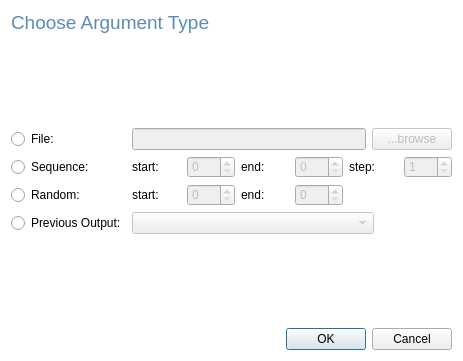
<?xml version="1.0" encoding="UTF-8"?>
<ui version="4.0">
 <class>Dialog</class>
 <widget class="QDialog" name="Dialog">
  <property name="geometry">
   <rect>
    <x>0</x>
    <y>0</y>
    <width>463</width>
    <height>361</height>
   </rect>
  </property>
  <property name="sizePolicy">
   <sizepolicy hsizetype="Preferred" vsizetype="Preferred">
    <horstretch>0</horstretch>
    <verstretch>0</verstretch>
   </sizepolicy>
  </property>
  <property name="maximumSize">
   <size>
    <width>500</width>
    <height>400</height>
   </size>
  </property>
  <property name="windowTitle">
   <string>Dialog</string>
  </property>
  <property name="autoFillBackground">
   <bool>false</bool>
  </property>
  <property name="styleSheet">
   <string notr="true">#Dialog {
background-color: white;
}

</string>
  </property>
  <layout class="QVBoxLayout" name="verticalLayout">
   <item>
    <widget class="QLabel" name="label">
     <property name="sizePolicy">
      <sizepolicy hsizetype="Preferred" vsizetype="Fixed">
       <horstretch>0</horstretch>
       <verstretch>0</verstretch>
      </sizepolicy>
     </property>
     <property name="text">
      <string>&lt;html&gt;&lt;head/&gt;&lt;body&gt;&lt;p&gt;&lt;span style=&quot; font-size:14pt; color:#5b8cb9;&quot;&gt;Choose Argument Type&lt;/span&gt;&lt;/p&gt;&lt;/body&gt;&lt;/html&gt;</string>
     </property>
    </widget>
   </item>
   <item>
    <spacer name="verticalSpacer">
     <property name="orientation">
      <enum>Qt::Vertical</enum>
     </property>
     <property name="sizeHint" stdset="0">
      <size>
       <width>20</width>
       <height>40</height>
      </size>
     </property>
    </spacer>
   </item>
   <item>
    <layout class="QGridLayout" name="gridLayout">
     <item row="0" column="0">
      <widget class="QRadioButton" name="radioButton">
       <property name="text">
        <string>File:</string>
       </property>
      </widget>
     </item>
     <item row="0" column="1" colspan="3">
      <layout class="QHBoxLayout" name="horizontalLayout">
       <item>
        <widget class="QLineEdit" name="lineEdit">
         <property name="enabled">
          <bool>false</bool>
         </property>
        </widget>
       </item>
       <item>
        <widget class="QPushButton" name="pushButton">
         <property name="enabled">
          <bool>false</bool>
         </property>
         <property name="text">
          <string>...browse</string>
         </property>
        </widget>
       </item>
      </layout>
     </item>
     <item row="1" column="0">
      <widget class="QRadioButton" name="radioButton_2">
       <property name="text">
        <string>Sequence:</string>
       </property>
      </widget>
     </item>
     <item row="1" column="1">
      <layout class="QHBoxLayout" name="horizontalLayout_2">
       <item>
        <widget class="QLabel" name="label_5">
         <property name="text">
          <string>start:</string>
         </property>
        </widget>
       </item>
       <item>
        <widget class="QSpinBox" name="spinBox">
         <property name="enabled">
          <bool>false</bool>
         </property>
        </widget>
       </item>
      </layout>
     </item>
     <item row="1" column="2">
      <layout class="QHBoxLayout" name="horizontalLayout_3">
       <item>
        <widget class="QLabel" name="label_6">
         <property name="text">
          <string>end:</string>
         </property>
        </widget>
       </item>
       <item>
        <widget class="QSpinBox" name="spinBox_2">
         <property name="enabled">
          <bool>false</bool>
         </property>
        </widget>
       </item>
      </layout>
     </item>
     <item row="1" column="3">
      <layout class="QHBoxLayout" name="horizontalLayout_4">
       <item>
        <widget class="QLabel" name="label_7">
         <property name="text">
          <string>step:</string>
         </property>
        </widget>
       </item>
       <item>
        <widget class="QSpinBox" name="spinBox_3">
         <property name="enabled">
          <bool>false</bool>
         </property>
         <property name="minimum">
          <number>1</number>
         </property>
        </widget>
       </item>
      </layout>
     </item>
     <item row="2" column="0">
      <widget class="QRadioButton" name="radioButton_3">
       <property name="text">
        <string>Random:</string>
       </property>
      </widget>
     </item>
     <item row="2" column="1">
      <layout class="QHBoxLayout" name="horizontalLayout_5">
       <item>
        <widget class="QLabel" name="label_8">
         <property name="text">
          <string>start:</string>
         </property>
        </widget>
       </item>
       <item>
        <widget class="QSpinBox" name="spinBox_4">
         <property name="enabled">
          <bool>false</bool>
         </property>
        </widget>
       </item>
      </layout>
     </item>
     <item row="2" column="2">
      <layout class="QHBoxLayout" name="horizontalLayout_6">
       <item>
        <widget class="QLabel" name="label_9">
         <property name="text">
          <string>end:</string>
         </property>
        </widget>
       </item>
       <item>
        <widget class="QSpinBox" name="spinBox_5">
         <property name="enabled">
          <bool>false</bool>
         </property>
        </widget>
       </item>
      </layout>
     </item>
     <item row="3" column="0">
      <widget class="QRadioButton" name="radioButton_4">
       <property name="text">
        <string>Previous Output:</string>
       </property>
      </widget>
     </item>
     <item row="3" column="1" colspan="3">
      <layout class="QHBoxLayout" name="horizontalLayout_7">
       <item>
        <widget class="QComboBox" name="select_prev_output">
         <property name="enabled">
          <bool>false</bool>
         </property>
        </widget>
       </item>
       <item>
        <spacer name="horizontalSpacer">
         <property name="orientation">
          <enum>Qt::Horizontal</enum>
         </property>
         <property name="sizeType">
          <enum>QSizePolicy::Fixed</enum>
         </property>
         <property name="sizeHint" stdset="0">
          <size>
           <width>78</width>
           <height>20</height>
          </size>
         </property>
        </spacer>
       </item>
      </layout>
     </item>
    </layout>
   </item>
   <item>
    <spacer name="verticalSpacer_2">
     <property name="orientation">
      <enum>Qt::Vertical</enum>
     </property>
     <property name="sizeHint" stdset="0">
      <size>
       <width>20</width>
       <height>39</height>
      </size>
     </property>
    </spacer>
   </item>
   <item>
    <widget class="QDialogButtonBox" name="buttonBox">
     <property name="orientation">
      <enum>Qt::Horizontal</enum>
     </property>
     <property name="standardButtons">
      <set>QDialogButtonBox::Cancel|QDialogButtonBox::Ok</set>
     </property>
    </widget>
   </item>
  </layout>
 </widget>
 <resources/>
 <connections>
  <connection>
   <sender>buttonBox</sender>
   <signal>accepted()</signal>
   <receiver>Dialog</receiver>
   <slot>accept()</slot>
   <hints>
    <hint type="sourcelabel">
     <x>248</x>
     <y>254</y>
    </hint>
    <hint type="destinationlabel">
     <x>157</x>
     <y>274</y>
    </hint>
   </hints>
  </connection>
  <connection>
   <sender>buttonBox</sender>
   <signal>rejected()</signal>
   <receiver>Dialog</receiver>
   <slot>reject()</slot>
   <hints>
    <hint type="sourcelabel">
     <x>316</x>
     <y>260</y>
    </hint>
    <hint type="destinationlabel">
     <x>286</x>
     <y>274</y>
    </hint>
   </hints>
  </connection>
 </connections>
</ui>
